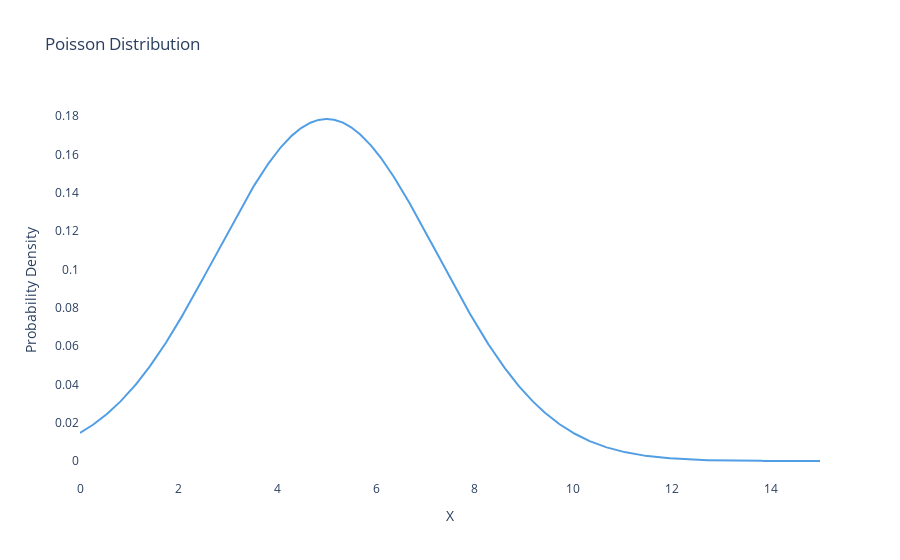

Notebook cell for this chart:
### Code cell
import plotly.graph_objects as go
import numpy as np
import math

# Define the parameter for the Poisson distribution
lam = 5  # lambda parameter for Poisson distribution

# Generate x values for plotting
x = np.linspace(0, 15, 1000)

# Calculate the PDF of the normal distribution using the mean and variance of the Poisson distribution
mu = lam
sigma = math.sqrt(lam)
pdf = 1/(sigma * np.sqrt(2 * np.pi)) * np.exp(-(x - mu)**2 / (2 * sigma**2))

# Create figure
fig = go.Figure()

# Add trace for the continuous approximation of the Poisson distribution using the normal distribution
fig.add_trace(go.Scatter(x=x, y=pdf, mode='lines', line=dict(color='#519EE5', width=2), name='Poisson Distribution'))

# Update layout
fig.update_layout(
    title='Poisson Distribution',
    xaxis_title='X',
    yaxis_title='Probability Density',
    plot_bgcolor='white'
)

# Show plot
fig.show()

### Figure 1 — Plotly figure (JSON) as saved in the notebook; plotly's stock layout.template omitted (floating-point values rounded to 4 significant figures; data arrays with more than 128 entries replaced by an {"elided": "..."} marker saying what was removed)
{"data": [{"line": {"color": "#519EE5", "width": 2}, "mode": "lines", "name": "Poisson Distribution", "type": "scatter", "x": {"elided": "1000 float values"}, "y": {"elided": "1000 float values"}}], "layout": {"plot_bgcolor": "white", "title": {"text": "Poisson Distribution"}, "xaxis": {"title": {"text": "X"}}, "yaxis": {"title": {"text": "Probability Density"}}}}
